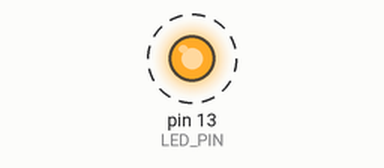
Simulated run of this sketch. Board: Arduino Uno, built with avr-gcc and run on an emulated ATmega328P. Shown: output pins drawn as LEDs (lit = HIGH). Dashed ring = blinking. What the sketch prints to the serial monitor is not drawn.

Above: at 0.2 s.
Timing chart, 0 to 3.0 s (numbered marks = the images above):
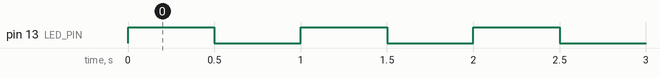

Measured:
- by itself, pin 13 (LED_PIN): alternates HIGH for 0.50 s and LOW for 0.50 s

The sketch:

task02_external_led.ino
```cpp
const byte LED_PIN = 13;

void setup() {
  pinMode(LED_PIN, OUTPUT);
  Serial.begin(9600);
  Serial.println(F("T02:BOOT"));
}

void loop() {
  digitalWrite(LED_PIN, HIGH);
  Serial.println(F("T02:LED_ON"));
  delay(500);

  digitalWrite(LED_PIN, LOW);
  Serial.println(F("T02:LED_OFF"));
  delay(500);
}
```
